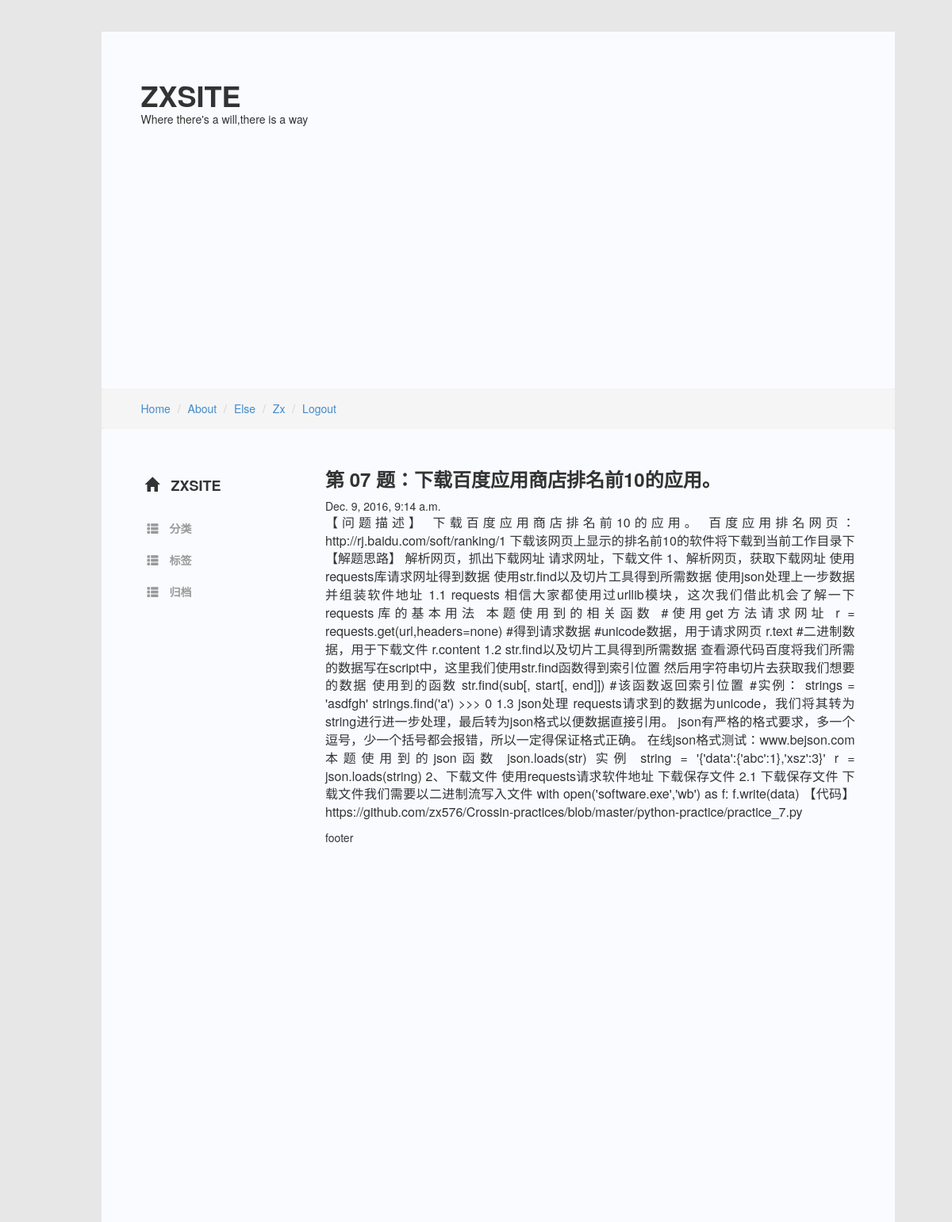
The app's page / (signed in) with its own data.
### zxsite/models.py (models this page shows, shortened)
class Article(models.Model):
    author = models.ForeignKey('Bloger', verbose_name='作者')
    tags = models.ManyToManyField('Tag', verbose_name='标签')
    title = models.CharField('标题', max_length=50)
    content = models.TextField('正文')
    ARTICLE_STATUS = (
        ('P', 'PUBLIC'),
        ('E', 'EDITING'),
        ('D', 'DELETED'),
        ('C', 'DELETE-COMPELETLY')
    )
    status = models.CharField('文章状态', max_length=1, choices=ARTICLE_STATUS)
    created_time = models.DateTimeField('创建时间', auto_now_add=True)
    lasted_modified_time = models.DateTimeField('最新修改时间', auto_now=True)
    views = models.PositiveIntegerField('浏览数', default=0)
    likes = models.PositiveIntegerField('点赞数', default=0)
    topped = models.BooleanField('是否置顶', default=False)
    class meta:
        ordering = ['-lasted_modified_time']

### zxsite/views.py (the view)
# urls.py: url(r'^$',views.index,name='index'),
def index(request):
    article = Article.objects.get(id=1)
    content = {
        'article':article
    }
    return render(request,'zxsite/index.html',content)

### zxsite/templates/zxsite/index.html
{% extends 'zxsite/subbase1.html' %}
{% block index %}
{% load static %}
    <link rel="stylesheet" href="{% static 'zxsite/css/simple-sidebar.css' %}">
        <div class="row">
            <div class="col-md-3">
                    <ul class="sidebar-nav" style="margin-left: -35px;margin-top: 10px">
                        <li class="sidebar-brand">
                                <span class="glyphicon glyphicon-home"></span>
                                <B style="padding-left: 10px">ZXSITE</B>
                        </li>
                        <li>
                             <a href="" style="padding-left: 3px">
                            <span class="glyphicon glyphicon-th-list"></span>
                                <b style="padding-left: 10px">分类</b>
                            </a>
                        </li>
                        <li>
                             <a href="" style="padding-left: 3px">
                            <span class="glyphicon glyphicon-th-list"></span>
                                <b style="padding-left: 10px">标签</b>
                            </a>
                        </li><li>
                             <a href="" style="padding-left: 3px">
                            <span class="glyphicon glyphicon-th-list"></span>
                                <b style="padding-left: 10px">归档</b>
                            </a>
                        </li>
                    </ul>
            </div>
            <div class="col-md-9" >
                <div class="h3"><b>{{ article.title }}</b></div>
                <div>{{ article.created_time }}</div>
                <p class="text-justify" style="font-size: medium ">{{ article.content | safe }}</p>
                <footer>footer</footer>
            </div>
        </div>
{% endblock %}

### zxsite/templates/zxsite/subbase1.html (shortened to what this page needs)
{% extends 'zxsite/base.html' %}
{% block subbase1 %}
<div class="top-occupation"></div>
<div class="container-fluid">
    <div class="col-md-1"></div>
    <div class="col-md-10">
        <div class="center-block mainpage" >
            <div class="top-block" style="background-color: #fafbff">
                <div class="center-block top-block-1" style="padding-top: 40px">
                    <p class="h1"><b>ZXSITE</b></p>
                </div>
                <div class="center-block top-block-2">
                    <P>Where there's a will,there is a way</P>
                </div>
                <div class="top-block-3">
                </div>
            </div>
            <div>
                <ol class="breadcrumb modifybd" style="padding-left: 50px">
                    <li class="h5"><a href="/">Home</a></li>
                    <li class="h5"><a href="">About</a></li>
                        <li class="h5"><a href="/manage/">Else</a></li>
                    {% if not user.is_authenticated %}
                        <li><a href="/login/">sign in</a></li>
                        <li><a href="/register/">sign up</a></li>
                    {% else %}
                        <li class="text-capitalize"><a href="/user/{{ user.id }}">{{ user.username }}</a></li>
                        <li><a href="/logout/">Logout</a></li>
                    {% endif %}
                </ol>
            </div>
            <div class="article-block" style="background-color: #fafbff">
                <div class="center-block article-block-1" style="height: 1000px;">
            {% block index %}{% endblock %}
                </div>
            </div>
        </div>
    </div>
    <div class="col-md-1"></div>
</div>
{% endblock %}

### zxsite/static/zxsite/css/slefdefine.css (style rules this page uses)
.top-occupation { height: 40px; }
.mainpage { width: 1000px; }
.top-block { height:450px; vertical-align:bottom; }
.top-block-1 { height:100px; width: 900px; }
.top-block-2 { height:62px; width: 900px; }
.top-block-3 { height:288px; }
.modifybd { margin-bottom: 0; }
.article-block { width: 1000px; }
.article-block-1 { width: 900px; padding-top: 30px; }
body { margin: 0; padding: 0; }

### zxsite/static/zxsite/css/simple-sidebar.css (style rules this page uses)
body { overflow-x: hidden; }
.sidebar-nav { position: absolute; top: 0; width: 250px; margin: 0; padding: 0; list-style: none; }
.sidebar-nav li { text-indent: 20px; line-height: 40px; }
.sidebar-nav li a { display: block; text-decoration: none; color: #999999; }
.sidebar-nav > .sidebar-brand { height: 65px; font-size: 18px; line-height: 60px; }

### records on screen
Article: title "第 07 题：下载百度应用商店排名前10的应用。", created_time "Dec. 9, 2016, 9:14 a.m.", content "【问题描述】 下载百度应用商店排名前10的应用。 百度应用排名网页： http://rj.baidu.com/soft/ranking/1 下载该网页上显示的排名前10的软件将下载到当前工作目录下 【解题思路】 解析网页，抓出下载网址 请求网址，下载文件 1、解析网页，获取下载网址 使用requests库请求网址得到数据 使用str.find以及切片工具得到所需数据 使用json处理上一步数据并组装软件地址 1.1 requests 相信大家都使用过urllib模块，这次我们借此机会了解一下requests库的基本用法 本题使用到的相关函数 #使用get方法请求网址 r = requests.get(url,headers=none) #得到请求数据 #unicode数据，用于请求网页 r.text #二进制数据，用于下载文件 r.content 1.2 str.find以及切片工具得到所需数据 查看源代码百度将我们所需的数据写在script中，这里我们使用str.find函数得到索引位置 然后用字符串切片去获取我们想要的数据 使用到的函数 str.find(sub[, start[, end]]) #该函数返回索引位置 #实例： strings = 'asdfgh' strings.find('a') >>> 0 1.3 json处理 requests请求到的数据为unicode，我们将其转为string进行进一步处理，最后转为json格式以便数据直接引用。 json有严格的格式要求，多一个逗号，少一个括号都会报错，所以一定得保证格式正确。…"

### other values on screen
{{ user.username }} "Zx"
